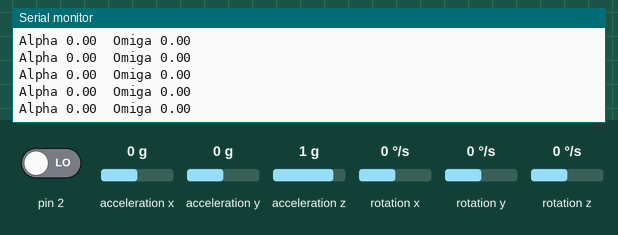
A sketch run on a simulated Arduino Uno, built with avr-gcc and run on an emulated ATmega328P. On the bench: the last lines printed to the serial monitor. The inputs (shaded band) are chosen by the test bench; at power-on: acceleration y 0 g, acceleration z 1 g, rotation x 0 °/s, pin 2 LOW, acceleration x 0 g, rotation y 0 °/s, rotation z 0 °/s. The sensor or clock chip raises its interrupt line as the real part does.

Above: at 1.8 s.
1.9 s: acceleration y set to -1.4 g
At 2.5 s:
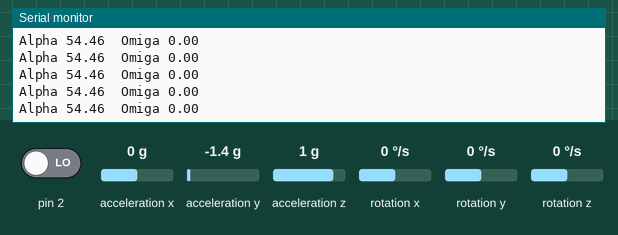
4.9 s: acceleration z set to -1.4 g
At 6.0 s:
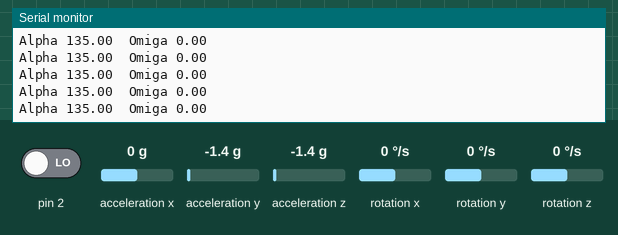
6.4 s: rotation x set to -192 °/s
At 7.1 s:
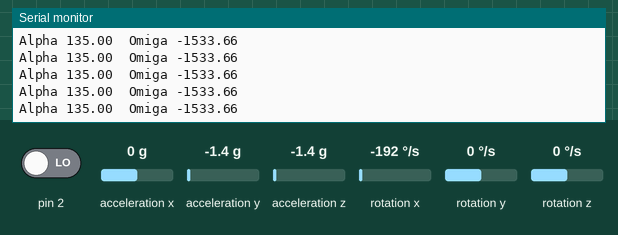
9.4 s: rotation x set to 0 °/s
At 10.3 s:
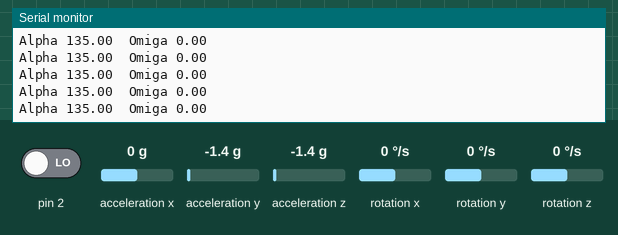
12.4 s: acceleration y set to 0.8 g
At 13.5 s:
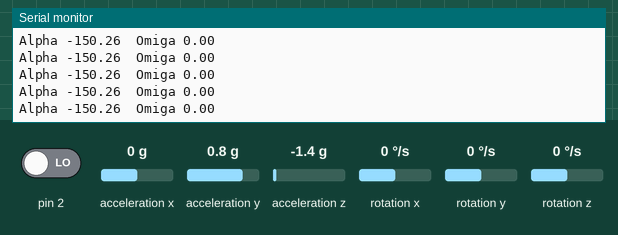
Timing chart, 0 to 15.4 s (numbered marks = the images above; inputs shaded):
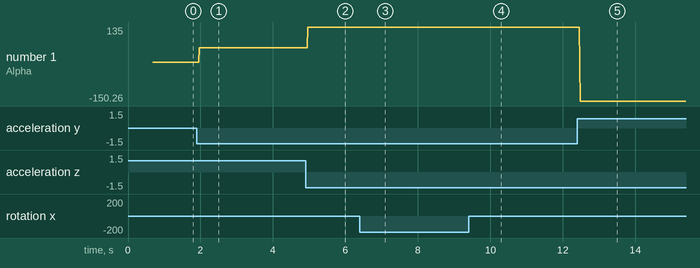

Measured:
- after the input at 1.9 s, the serial monitor: prints a new line after 0.07 s (image 1)
- after the input at 4.9 s, the serial monitor: prints a new line after 0.07 s (image 2)
- after the input at 6.4 s, the serial monitor: prints a new line after 0.07 s (image 3)
- after the input at 12.4 s, the serial monitor: prints a new line after 0.07 s (image 5)
- plotted number 1: 0 → 54.46 after the input at 1.9 s, 54.46 → 135 after the input at 4.9 s, 135 → -150.26 after the input at 12.4 s

The sketch:

MPU6050_Module.ino
```cpp
/******************************************
 *Website: www.elegoo.com
 *
 *Time:2017.12.12
 *
 ******************************************/
//@Insert Wire.h file. It will use for I2Cdev.h
#include "Wire.h"
#include "I2Cdev.h"

#include "MPU6050_6Axis_MotionApps20.h"

//instantiate a MPU6050 object, the object name is mpu
MPU6050 mpu(0x68);

//statement MPU6050 control and state variable
bool dmpReady = false;  //set true if DMP init was successful
uint8_t mpuIntStatus;   //This variable is used to save the state when MPU6050 stop working
uint8_t devStatus;      //Return to equipment status, 0 for success, others for error
uint16_t packetSize;    // expected DMP packet size (default is 42 bytes)
uint16_t fifoCount;     // count of all bytes currently in FIFO
uint8_t fifoBuffer[64]; // FIFO storage buffer

//state direction and movement of variables:
Quaternion q;           //quaternion variable W,X,Y,Z
VectorFloat gravity;    //gravity vector X，Y, Z
float ypr[3];           // [yaw, pitch, roll]   yaw/pitch/roll container and gravity vector

// ==============================================================================
// =========================== Interrupt test procedure =========================
// ==============================================================================

volatile bool mpuInterrupt = false;     // indicates whether MPU interrupt pin has gone high
void dmpDataReady()
{
  mpuInterrupt = true;
}

// =============================================================================
// =============== Initial setup. Every Arduino code has setup() ===============
// =============================================================================

void setup()
{
  Serial.begin(9600); //Open the serial port and set the baud rate to 115200, upload the program to the Arduino IDE and observe th situation of the serial port

  //add the bus sequence of I2C
  Wire.begin();

  //Initial setup MPU6050
  Serial.println("Initializing I2C devices...");
  mpu.initialize();

  //verify connection
  Serial.println("Testing device connections...");
  Serial.println(mpu.testConnection() ? "MPU6050 connection successful" : "MPU6050 connection failed");

  delay(2); //delay 2ms

  //upload and configure DMP digital motion processing engine
  Serial.println("Initializing DMP...");
  devStatus = mpu.dmpInitialize(); //Return to DMP status, 0 for success, others for error

  // if return to 0
  if (devStatus == 0)
  {
    // make DMP digital motion processing engine
    Serial.println("Enabling DMP...");
    mpu.setDMPEnabled(true);

    //Enabling the Arduino interrupt detection
    Serial.println("Enabling interrupt detection (Arduino external interrupt 0)...");
    attachInterrupt(0, dmpDataReady, RISING);
    mpuIntStatus = mpu.getIntStatus();

    // set our DMP Ready flag so the main loop() function knows it's okay to use it
    Serial.println("DMP ready! Waiting for first interrupt...");
    dmpReady = true;

    // get expected DMP packet size for later comparison
    packetSize = mpu.dmpGetFIFOPacketSize();
  }
  else {
    // ERROR!
    // 1 = initial memory load failed
    // 2 = DMP configuration updates failed
    // (if it's going to break, usually the code will be 1)
    Serial.print("DMP Initialization failed (code ");
    Serial.print(devStatus);
    Serial.println(")");
  }
}

// ================================================================
// =========================== loop the main program =========================
// ================================================================

void loop()
{
  float alpha, omiga; //state two floating-point variables, alpha and omiga

  //if MPU6050 DMP status to error, the program stop working
  if (!dmpReady)
    return;

  // wait for MPU interrupt or extra packet(s) available
  if (!mpuInterrupt && fifoCount < packetSize)
    return;

  // reset interrupt flag and get INT_STATUS byte
  mpuInterrupt = false;
  mpuIntStatus = mpu.getIntStatus();

  // get current FIFO count
  fifoCount = mpu.getFIFOCount();

  // check for overflow (this should never happen unless our code is too inefficient)
  if ((mpuIntStatus & 0x10) || fifoCount == 1024) {
    // reset so we can continue cleanly
    mpu.resetFIFO();
    Serial.println("FIFO overflow!");

    // otherwise, check for DMP data ready interrupt (this should happen frequently)
  }
  else if (mpuIntStatus & 0x02) {
    // wait for correct available data length, should be a VERY short wait
    while (fifoCount < packetSize) fifoCount = mpu.getFIFOCount();

    // read a packet from FIFO
    mpu.getFIFOBytes(fifoBuffer, packetSize);

    // track FIFO count here in case there is > 1 packet available
    // (this lets us immediately read more without waiting for an interrupt)
    fifoCount -= packetSize;

    mpu.dmpGetQuaternion(&q, fifoBuffer);
    mpu.dmpGetGravity(&gravity, &q);
    mpu.dmpGetYawPitchRoll(ypr, &q, &gravity);  //take three axis angle from the DMP. they are Yaw, Pitch and Roll. put them into the succession of the array.Units: radian
    alpha=-ypr[2] * 180/M_PI;

    omiga=mpu.getRotationX()/16.4; //configuration is 16. plus or minus2000°/s, 65536/4000

    Serial.print("Alpha ");
    Serial.print(alpha);
    Serial.print("\tOmiga ");
    Serial.println(omiga);

  }
}
```
